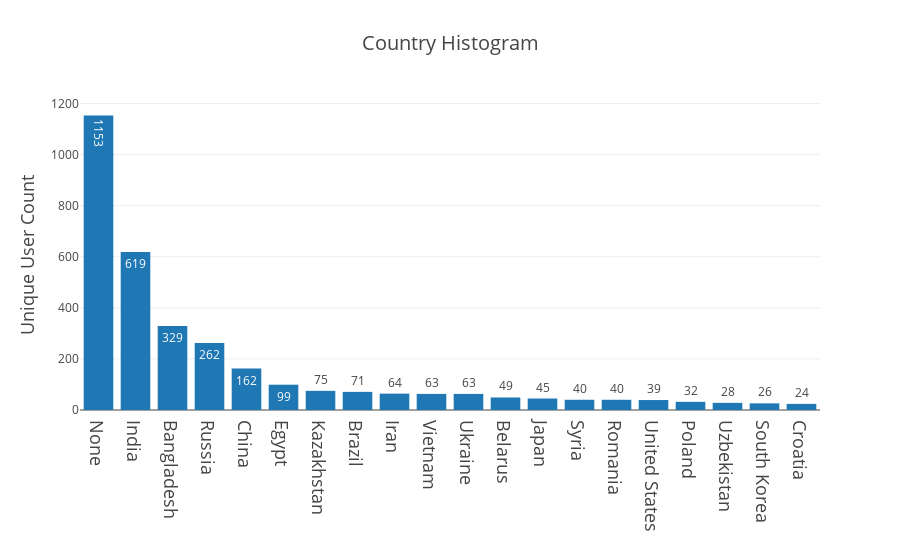

The code cell stored with this chart in its notebook:
### Markdown cell above
### What countries are users from?

### Code cell
country_counts = users[['user_id', 'country']].groupby('country').count().sort_values('user_id', ascending=False)

trace0 = go.Bar(
    name = 'Country Histogram',
    x=country_counts.head(20).index,
    y=country_counts.head(20).user_id,
    text=list(country_counts.head(20).user_id),
    textposition='auto')

bar_layout = go.Layout(
    title='Country Histogram',
    titlefont = dict(size=20),
    xaxis=dict(
        tickfont=dict(
            size=18
        ),
    ),
    yaxis=dict(
        title='Unique User Count',
        titlefont=dict(
            size=18
        )
    ),
    barmode='group',
    margin=go.layout.Margin(b=150)
)

fig = go.Figure(data=[trace0], layout=bar_layout)

iplot(fig, filename='country_histogram')

### Figure 1 — Plotly figure (JSON) as saved in the notebook; plotly's stock layout.template omitted (floating-point values rounded to 4 significant figures)
{"data": [{"name": "Country Histogram", "text": ["1153", "619", "329", "262", "162", "99", "75", "71", "64", "63", "63", "49", "45", "40", "40", "39", "32", "28", "26", "24"], "textposition": "auto", "type": "bar", "uid": "02cea8ee-5f2b-11e9-afe4-e442a6f8adc3", "x": ["None", "India", "Bangladesh", "Russia", "China", "Egypt", "Kazakhstan", "Brazil", "Iran", "Vietnam", "Ukraine", "Belarus", "Japan", "Syria", "Romania", "United States", "Poland", "Uzbekistan", "South Korea", "Croatia"], "y": [1153, 619, 329, 262, 162, 99, 75, 71, 64, 63, 63, 49, 45, 40, 40, 39, 32, 28, 26, 24]}], "layout": {"barmode": "group", "margin": {"b": 150}, "title": "Country Histogram", "titlefont": {"size": 20}, "xaxis": {"tickfont": {"size": 18}}, "yaxis": {"title": "Unique User Count", "titlefont": {"size": 18}}}}
